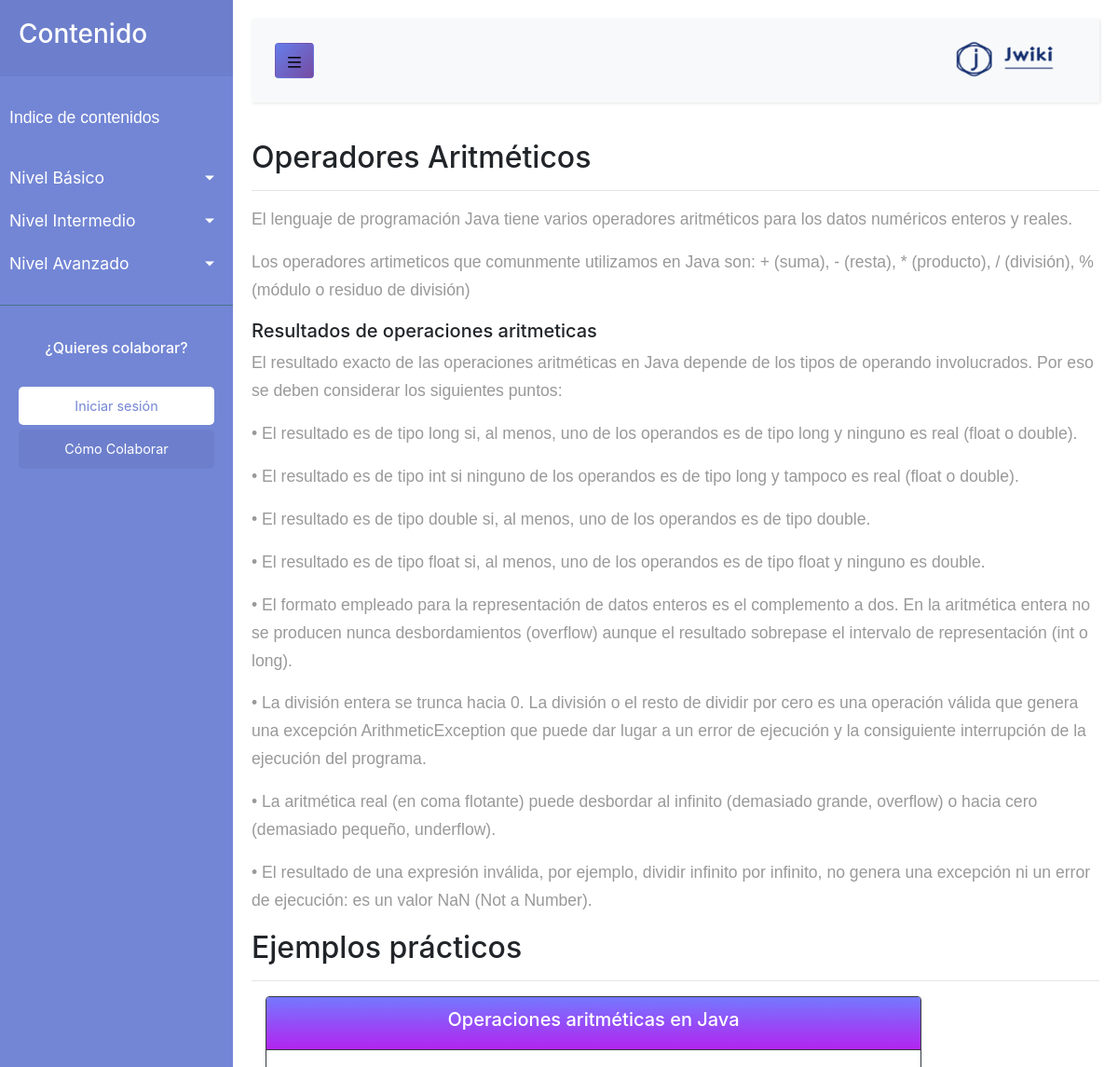
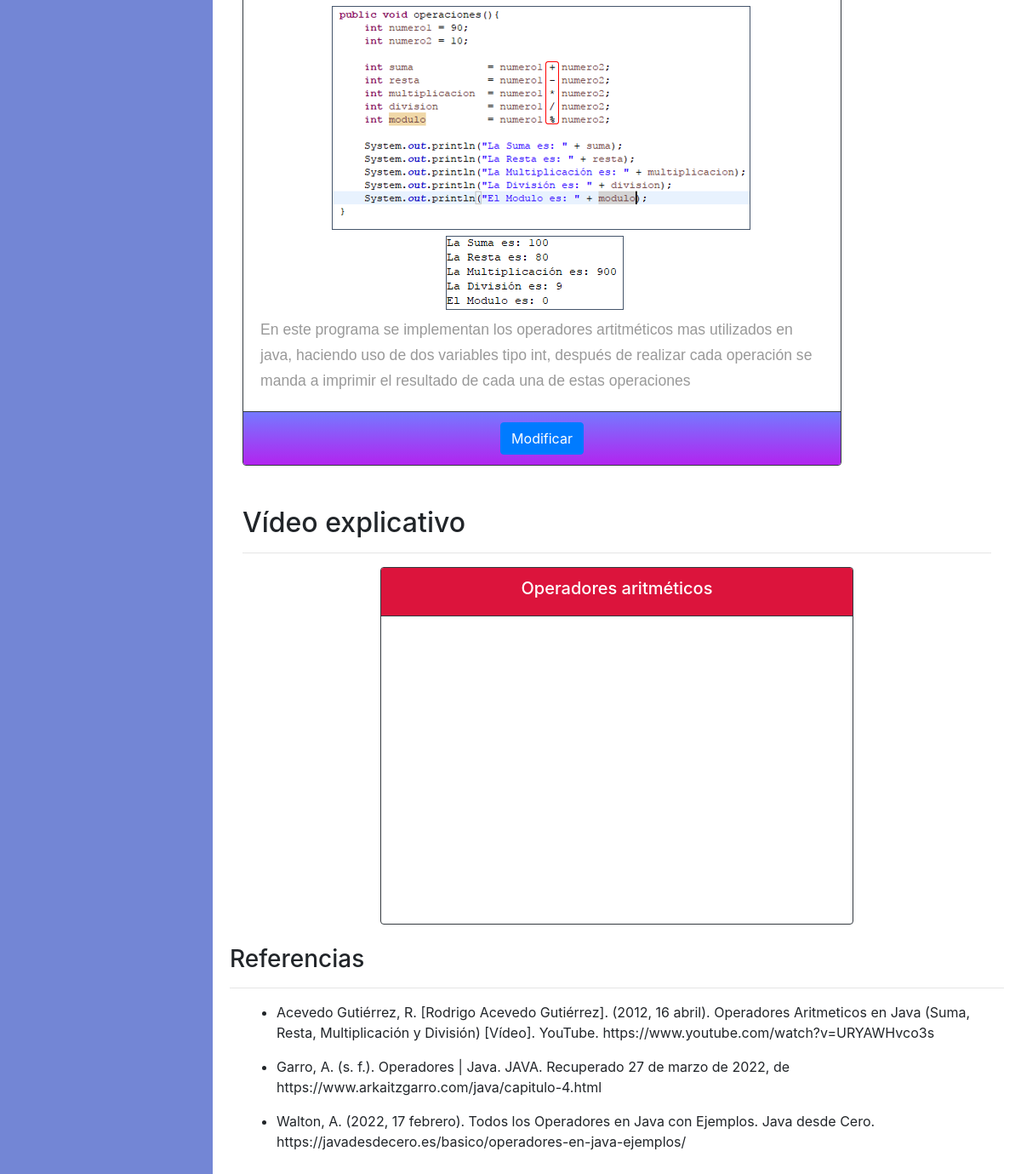
The app's page /home.php?idtema=2 with its own data (2 pictures, top to bottom).
### tables this page shows
CREATE TABLE `nivel` (
  `idnivel` int NOT NULL AUTO_INCREMENT,
  `nivel` varchar(20) NOT NULL,
  `descripcion` text,
  PRIMARY KEY (`idnivel`)
);

CREATE TABLE `tema` (
  `idtema` int NOT NULL AUTO_INCREMENT,
  `tema` varchar(100) NOT NULL,
  `descripcion` text,
  `no_tema` int NOT NULL,
  `idnivel` int NOT NULL,
  PRIMARY KEY (`idtema`),
  KEY `fk_tema_nivel1_idx` (`idnivel`),
  CONSTRAINT `fk_tema_nivel1` FOREIGN KEY (`idnivel`) REFERENCES `nivel` (`idnivel`)
);

CREATE TABLE `parrafo` (
  `idparrafo` int NOT NULL AUTO_INCREMENT,
  `parrafo` text NOT NULL,
  `no_parrafo` int NOT NULL,
  `idtema` int NOT NULL,
  PRIMARY KEY (`idparrafo`),
  KEY `fk_parrafo_tema1_idx` (`idtema`),
  CONSTRAINT `fk_parrafo_tema1` FOREIGN KEY (`idtema`) REFERENCES `tema` (`idtema`)
);

CREATE TABLE `subtema` (
  `idsubtema` int NOT NULL AUTO_INCREMENT,
  `subtema` varchar(200) NOT NULL,
  `no_subtema` int NOT NULL,
  `descripcion` varchar(200) DEFAULT NULL,
  `idtema` int NOT NULL,
  PRIMARY KEY (`idsubtema`),
  KEY `idtema` (`idtema`),
  CONSTRAINT `subtema_ibfk_1` FOREIGN KEY (`idtema`) REFERENCES `tema` (`idtema`) ON DELETE CASCADE ON UPDATE CASCADE
);

CREATE TABLE `subparrafo` (
  `idsubparrafo` int NOT NULL AUTO_INCREMENT,
  `subparrafo` text NOT NULL,
  `no_subparrafo` int NOT NULL,
  `idsubtema` int NOT NULL,
  PRIMARY KEY (`idsubparrafo`),
  KEY `fk_subparrafo_idsubtema_idx` (`idsubtema`),
  CONSTRAINT `fk_subparrafo_idsubtema` FOREIGN KEY (`idsubtema`) REFERENCES `subtema` (`idsubtema`) ON DELETE CASCADE ON UPDATE CASCADE
);

CREATE TABLE `codigo` (
  `idcodigo` int NOT NULL AUTO_INCREMENT,
  `titulo` varchar(200) NOT NULL,
  `ruta_imagen` varchar(200) NOT NULL,
  `explicacion` text NOT NULL,
  `idtema` int NOT NULL,
  PRIMARY KEY (`idcodigo`),
  KEY `fk_codigo_tema1_idx` (`idtema`),
  CONSTRAINT `fk_codigo_tema1` FOREIGN KEY (`idtema`) REFERENCES `tema` (`idtema`)
);

CREATE TABLE `video` (
  `idvideo` int NOT NULL AUTO_INCREMENT,
  `titulo` varchar(200) NOT NULL,
  `ruta_video` varchar(200) NOT NULL,
  `idtema` int NOT NULL,
  PRIMARY KEY (`idvideo`),
  KEY `fk_video_tema1_idx` (`idtema`),
  CONSTRAINT `fk_video_tema1` FOREIGN KEY (`idtema`) REFERENCES `tema` (`idtema`)
);

CREATE TABLE `referencia` (
  `idreferencia` int NOT NULL AUTO_INCREMENT,
  `referencia` varchar(300) NOT NULL,
  `idtema` int NOT NULL,
  PRIMARY KEY (`idreferencia`),
  KEY `idtema` (`idtema`),
  CONSTRAINT `referencia_ibfk_1` FOREIGN KEY (`idtema`) REFERENCES `tema` (`idtema`) ON DELETE CASCADE ON UPDATE CASCADE
);

### home.php (the view, shortened to what this page needs)
<?php
include 'php/conexion_be.php';
$sentencia =$bd->query("SELECT * FROM nivel;");
$niveles = $sentencia->fetchAll(PDO::FETCH_OBJ);
?>
<!DOCTYPE html>
<html lang="en">
<head>
   <link rel="stylesheet" href="https://cdn.jsdelivr.net/npm/bootstrap@4.1.3/dist/css/bootstrap.min.css">
    <link rel="stylesheet" href="css/estilos-home.css">
</head>
<body>
<div class="wrapper">
        <nav id="sidebar">
            <div class="sidebar-header">
                <h3>Contenido</h3>
            </div>
            <ul class="list-unstyled components">
                <p>Indice de contenidos</p>
    <?php
        foreach ($niveles as $dato){
    ?>
                <li>
                    <a href="#<?php echo "nivel".$dato -> idnivel ?>" data-toggle="collapse" aria-expanded="false" class="dropdown-toggle"><?php echo $dato -> nivel ?></a>
                </li>
    <?php
     }
    ?>
            </ul>
            <ul class="list-unstyled CTAs">
                <span>
                    <center><h6 class="text-white">¿Quieres colaborar?</h6></center>
                </span>
                <br>
                <li>
                    <a href="login.php" class="download">Iniciar sesi&oacute;n</a>
                </li>
                <li>
                    <a href="colaboracion.php" class="article">Cómo Colaborar</a>
                </li>
            </ul>
        </nav>
        <div id="content">
            <nav class="navbar navbar-expand-lg navbar-light bg-light">
                <div class="container-fluid">
                    <button type="button" id="sidebarCollapse" class="btn btn-gradient">
                    <svg xmlns="http://www.w3.org/2000/svg" viewBox="0 0 16 16" width="16" height="16"><path fill-rule="evenodd" d="M1 2.75A.75.75 0 011.75 2h12.5a.75.75 0 110 1.5H1.75A.75.75 0 011 2.75zm0 5A.75.75 0 011.75 7h12.5a.75.75 0 110 1.5H1.75A.75.75 0 011 7.75zM1.75 12a.75.75 0 100 1.5h12.5a.75.75 0 100-1.5H1.75z"></path></svg>
                    </button>
                    <div class="justify-content-end" id="navbarSupportedContent">
                        <span>
                          <a href="index.php">
                          <img src="img/jwiki.png" alt="logo" class="img-logo img-fluid">
                          </a>
                        </span>
                    </div>
                </div>
            </nav>
            <?php
                if(isset($_GET['idtema'])){
                    $idtema= $_GET['idtema'];
                    $sentencia_tema = $bd->prepare("SELECT * FROM tema WHERE idtema=?;");
                    $sentencia_tema->execute([$idtema]);
                    $tema = $sentencia_tema->fetch(PDO::FETCH_OBJ);
                    $sentencia = $bd->prepare("SELECT * FROM parrafo inner join tema on parrafo.idtema = tema.idtema WHERE parrafo.idtema=? ORDER BY no_parrafo;");
                    $sentencia->execute([$idtema]);
                    $parrafos = $sentencia->fetchAll(PDO::FETCH_OBJ);
                    $sentencia_codigo = $bd->prepare("SELECT * FROM codigo WHERE idtema=?;");
                    $sentencia_codigo->execute([$idtema]);
                    $codigos = $sentencia_codigo->fetchAll(PDO::FETCH_OBJ);
                    $sentencia_referencia = $bd->prepare("SELECT * FROM referencia WHERE idtema=? order by referencia asc;");
                    $sentencia_referencia->execute([$idtema]);
                    $referencias = $sentencia_referencia->fetchAll(PDO::FETCH_OBJ);
                    $sentencia_video = $bd->prepare("SELECT * FROM video WHERE idtema=?;");
                    $sentencia_video->execute([$idtema]);
                    $videos = $sentencia_video->fetchAll(PDO::FETCH_OBJ);
                   $sentencia_subtema = $bd->prepare("SELECT * FROM subtema WHERE idtema=? order by no_subtema;");
                    $sentencia_subtema->execute([$idtema]);
                    $subtemas = $sentencia_subtema->fetchAll(PDO::FETCH_OBJ);
            ?>
            <h2><?php echo $tema->tema; ?></h2>
            <hr>
         <?php
           foreach ($parrafos as $dato){
         ?>
         <p><?php echo $dato->parrafo; ?></p>
        <?php
         }
         ?>
        <?php
            foreach($subtemas as $dato){
            $idsubtema = $dato->idsubtema;
        ?>
        <h5><?php echo $dato->subtema; ?></h5>
        <?php
            $sentencia_ps = $bd->prepare("SELECT * FROM subparrafo WHERE idsubtema=$idsubtema order by no_subparrafo;");
            $sentencia_ps->execute();
            $subparrafos = $sentencia_ps->fetchAll(PDO::FETCH_OBJ);
            foreach($subparrafos as $dato2){
        ?>
         <p><?php echo $dato2->subparrafo; ?></p>
        <?php
         }
        ?>
        <?php
         }
        ?>
        <h2>Ejemplos pr&aacute;cticos</h2>
        <hr>
            <div class="container-fluid justify-content-center">
                <?php
                    foreach ($codigos as $dato){
                ?>
                <div class="card text-center border-dark card-code">
                  <div class="card-header bg-tittle text-white border-dark">
                    <h5><?php echo $dato->titulo; ?></h5>
                  </div>
                  <div class="card-body">
                    <img src="<?php echo 'img/codigos/'.$dato->ruta_imagen; ?>"  class="img-fluid" />
                    <p class="card-text text-left"><?php echo $dato->explicacion; ?></p>
                  </div>
                  <div class="card-footer text-muted bg-tittle border-dark">
                        <a href="#" class="btn btn-primary">Modificar</a>
                  </div>
                </div>
                <br>
                <?php
                 }
                ?>
            </div>
            <br>
            <div class="container-fluid">
                <h2>V&iacute;deo explicativo</h2>
                <hr>
            <?php
                    foreach($videos as $dato){
            ?>
            <center>
            <div class="col-sm-8">
                <div class="card border-dark">
                    <div class="card-header text-center bg-video border-dark text-white" style="background-color: #dc143c;">
                    <h5><?php echo $dato->titulo ?></h5>
                    </div>
                    <div class="card-body border-dark">
                        <center>
                        <iframe width="560" height="315" src="<?php echo $dato->ruta_video ?>" title="YouTube video player" frameborder="0" allow="accelerometer; autoplay; clipboard-write; encrypted-media; gyroscope; picture-in-picture" allowfullscreen></iframe>
                        </center>
                    </div>
                </div>
            </div>
            </center>
            <?php
              }
            ?>
            </div>
            <br>
            <div class="referencias">
                <h3>Referencias</h3>
                <hr>
                <div class="container-fluid">
                    <div class="container">
                        <div class="row">
                        <?php
                            foreach ($referencias as $dato){
                                echo "<ul>";
                                    echo "<li>".$dato->referencia."</li>";
                                echo "</ul>";
                            }
                        ?>
                        </div>
                    </div>
                </div>
            </div>
            <?php
            }
        ?>
    </div>
</body>
</html>

### css/estilos-home.css (style rules this page uses)
p { font-family: 'Poppins', sans-serif; font-size: 1.1em; font-weight: 300; line-height: 1.7em; color: #999; }
a, a:hover, a:focus { color: inherit; text-decoration: none; transition: all 0.3s; }
.navbar { padding: 15px 10px; background: #fff; border: none; border-radius: 0; margin-bottom: 40px; box-shadow: 1px 1px 3px rgba(0, 0, 0, 0.1); }
.wrapper { display: flex; width: 100%; align-items: stretch; }
#sidebar { min-width: 250px; max-width: 250px; background: #7386D5; color: #fff; transition: all 0.3s; }
#sidebar .sidebar-header { padding: 20px; background: #6d7fcc; }
#sidebar ul.components { padding: 20px 0; border-bottom: 1px solid #47748b; }
#sidebar ul p { color: #fff; padding: 10px; }
#sidebar ul li a { padding: 10px; font-size: 1.1em; display: block; }
a[data-toggle="collapse"] { position: relative; }
.dropdown-toggle::after { display: block; position: absolute; top: 50%; right: 20px; transform: translateY(-50%); }
ul.CTAs { padding: 20px; }
ul.CTAs a { text-align: center; font-size: 0.9em !important; display: block; border-radius: 5px; margin-bottom: 5px; }
a.download { background: #fff; color: #7386D5; }
a.article, a.article:hover { background: #6d7fcc !important; color: #fff !important; }
#content { width: 100%; padding: 20px; min-height: 100vh; transition: all 0.3s; }
.btn-gradient { background: linear-gradient(135deg, #667eea 0%, #764ba2 100%); }
.img-logo { width: 150px; height: 60px; align-self: flex-end; }
.bg-tittle { background:linear-gradient(to top, #b224ef 0%, #7579ff 100%); }
.card-code { width: 80%; }

### records on screen
nivel: nivel "Nivel Básico"
nivel: nivel "Nivel Intermedio"
nivel: nivel "Nivel Avanzado"
tema: tema "Operadores Aritméticos"
parrafo: parrafo "El lenguaje de programación Java tiene varios operadores aritméticos para los datos numéricos enteros y reales."
parrafo: parrafo "Los operadores artimeticos que comunmente utilizamos en Java son: + (suma), - (resta), * (producto), / (división), % (módulo o residuo de división)"
subtema: subtema "Resultados de operaciones aritmeticas"
subparrafo: subparrafo "El resultado exacto de las operaciones aritméticas en Java depende de los tipos de operando involucrados. Por eso se deben considerar los siguientes puntos:"
subparrafo: subparrafo "• El resultado es de tipo long si, al menos, uno de los operandos es de tipo long y ninguno es real (float o double)."
subparrafo: subparrafo "• El resultado es de tipo int si ninguno de los operandos es de tipo long y tampoco es real (float o double)."
subparrafo: subparrafo "• El resultado es de tipo double si, al menos, uno de los operandos es de tipo double."
subparrafo: subparrafo "• El resultado es de tipo float si, al menos, uno de los operandos es de tipo float y ninguno es double."
subparrafo: subparrafo "• El formato empleado para la representación de datos enteros es el complemento a dos. En la aritmética entera no se producen nunca desbordamientos (overflow) aunque el resultado sobrepase el intervalo de representación (int o long)."
subparrafo: subparrafo "• La división entera se trunca hacia 0. La división o el resto de dividir por cero es una operación válida que genera una excepción ArithmeticException que puede dar lugar a un error de ejecución y la consiguiente interrupción de la ejecución del programa."
subparrafo: subparrafo "• La aritmética real (en coma flotante) puede desbordar al infinito (demasiado grande, overflow) o hacia cero (demasiado pequeño, underflow)."
subparrafo: subparrafo "• El resultado de una expresión inválida, por ejemplo, dividir infinito por infinito, no genera una excepción ni un error de ejecución: es un valor NaN (Not a Number)."
codigo: titulo "Operaciones aritméticas en Java", ruta_imagen (picture), explicacion "En este programa se implementan los operadores artitméticos mas utilizados en java, haciendo uso de dos variables tipo int, después de realizar cada operación se manda a imprimir el resultado de cada una de estas operaciones"
video: titulo "Operadores aritméticos"
referencia: referencia "Acevedo Gutiérrez, R. [Rodrigo Acevedo Gutiérrez]. (2012, 16 abril). Operadores Aritmeticos en Java (Suma, Resta, Multiplicación y División) [Vídeo]. YouTube. https://www.youtube.com/watch?v=URYAWHvco3s"
referencia: referencia "Garro, A. (s. f.). Operadores | Java. JAVA. Recuperado 27 de marzo de 2022, de https://www.arkaitzgarro.com/java/capitulo-4.html"
referencia: referencia "Walton, A. (2022, 17 febrero). Todos los Operadores en Java con Ejemplos. Java desde Cero. https://javadesdecero.es/basico/operadores-en-java-ejemplos/"
